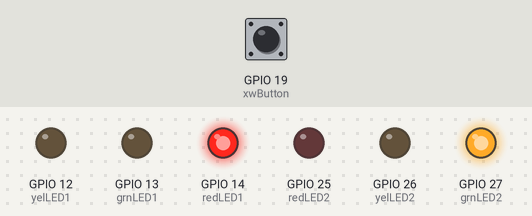
This sketch was run on a simulated ESP32. Shown: output pins drawn as LEDs (lit = HIGH). The inputs (shaded band) are chosen by the test bench; at power-on: GPIO 19 (xwButton) HIGH. What the sketch prints to the serial monitor is not drawn.

Above: at 1.2 s.
1.3 s: GPIO 19 (xwButton) pulled LOW for 0.15 s
At 3.3 s:
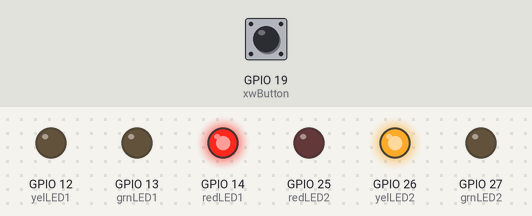
At 6.8 s:
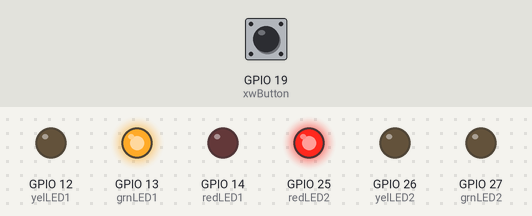
Timing chart, 0 to 21.0 s (numbered marks = the images above; inputs shaded):
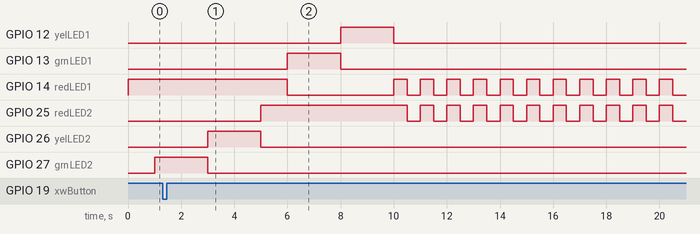

Measured:
- after the input at 1.3 s, GPIO 12 (yelLED1): goes on until 10.0 s, then stays LOW; GPIO 13 (grnLED1): goes on until 8.0 s, then stays LOW; GPIO 26 (yelLED2): goes on until 5.0 s, then stays LOW; GPIO 27 (grnLED2): goes on until 3.0 s, then stays LOW

The sketch:

tranese_mod5sketch.ino
```cpp
// === @tranese ====
// Mod5: Setup crosswalk button

// assign LEDs to ESP32 pins.  LED1 = Main St.  LED2 = Side St.
const int yelLED1 = 12;  // Main yellow LED to GPIO12
const int grnLED1 = 13;  // Main green LED to GPIO13
const int redLED1 = 14;  // Main red LED to GPIO14

const int redLED2 = 25;  // 2nd red LED to GPIO25
const int yelLED2 = 26;  // 2nd yellow LED to GPIO26
const int grnLED2 = 27;  // 2nd green LED to GPIO27

int xwButtonState = 1;    // variable: stores xwButton state
const int xwButton = 19;  // white pushbutton to GPIO19

int secsLeft;  // variable: countdown remaining seconds

// the setup function runs once when you press reset or power the board
void setup() {
  pinMode(xwButton, INPUT_PULLUP);  // 0 = pressed 1 = no press
  attachInterrupt(xwButton, buttonPressed, FALLING);

  Serial.begin(115200);  //set baud rate

  pinMode(yelLED1, OUTPUT);  // initialize yelLED1(GPIO12) to output
  pinMode(grnLED1, OUTPUT);  // initialize grnLED1(GPIO13) to output
  pinMode(redLED1, OUTPUT);  // initialize redLED1(GPIO14) to output
  pinMode(redLED2, OUTPUT);  // initialize redLED2(GPIO25) to output
  pinMode(yelLED2, OUTPUT);  // initialize yelLED2(GPIO26) to output
  pinMode(grnLED2, OUTPUT);  // initialize grnLED2(GPIO27) to output
}

void loop() {
  // xwButton
  // xwButtonState = digitalRead(xwButton);
  if (xwButtonState == 0) {
    digitalWrite(yelLED1, LOW);  // Main yellow LED off
    digitalWrite(grnLED1, LOW);  // Main green LED off
    digitalWrite(yelLED2, LOW);  // 2nd yellow LED off
    digitalWrite(grnLED2, LOW);  // 2nd green LED off

    secsLeft = 15;  // set countdown timer

  while (secsLeft > 0) {
    if (secsLeft >= 10) {
      Serial.print("   -= Walk =-   ");
      Serial.println(secsLeft);
    } else {
      Serial.print("   -= Walk =-   ");
      Serial.println(secsLeft);
    }
    digitalWrite(redLED1, HIGH);  // Main red LED on
    digitalWrite(redLED2, HIGH);  // 2nd red LED on
    delay(500);                   // .5s delay (flash on)

    digitalWrite(redLED1, LOW);  // Main red LED off
    digitalWrite(redLED2, LOW);  // 2nd red LED off
    delay(500);                  // .5s delay (flash off)
    secsLeft -= 1;
  }  // end for loop
    xwButtonState = 1;
  }     // end if statement
  else  // no xwButton detected
  {
    Serial.println(" --- NO CROSSING ---");
    // Main light red
    digitalWrite(redLED1, HIGH);  // Main red LED on
    digitalWrite(yelLED1, LOW);   // Main yellow LED off
    digitalWrite(grnLED1, LOW);   // Main green LED off
    delay(1000);                  // 2s delay

    // 2nd light green
    digitalWrite(redLED2, LOW);   // 2nd red LED off
    digitalWrite(yelLED2, LOW);   // 2nd yellow LED off
    digitalWrite(grnLED2, HIGH);  // 2nd green LED on
    delay(2000);                  // 2s delay

    // Main light red
    digitalWrite(redLED1, HIGH);  // Main red LED on
    digitalWrite(yelLED1, LOW);   // Main yellow LED off
    digitalWrite(grnLED1, LOW);   // Main green LED off

    // 2nd light yellow
    digitalWrite(redLED2, LOW);   // 2nd red LED off
    digitalWrite(yelLED2, HIGH);  // 2nd yellow LED on
    digitalWrite(grnLED2, LOW);   // 2nd green LED off
    delay(2000);                  // 2s delay

    // 2nd light red
    digitalWrite(redLED2, HIGH);  // 2nd red LED on
    digitalWrite(yelLED2, LOW);   // 2nd yellow LED off
    digitalWrite(grnLED2, LOW);   // 2nd green LED off
    delay(1000);                  // 1s delay for transition

    // Main light green
    digitalWrite(redLED1, LOW);   // Main red LED off
    digitalWrite(yelLED1, LOW);   // Main yellow LED off
    digitalWrite(grnLED1, HIGH);  // Main green LED on
    delay(2000);                  // 2s delay

    // Main light yellow
    digitalWrite(redLED1, LOW);   // Main red LED off
    digitalWrite(yelLED1, HIGH);  // Main yellow LED on
    digitalWrite(grnLED1, LOW);   // Main green LED off
    delay(2000);                  // 2s delay
  }                               // close xwButton
}
void buttonPressed()
{
  static unsigned long lastInterruptTime = 0;
  unsigned long interruptTime = millis();

  if (interruptTime - lastInterruptTime > 20)
  {
    xwButtonState = 0;
  }
    lastInterruptTime = interruptTime;
}
```
